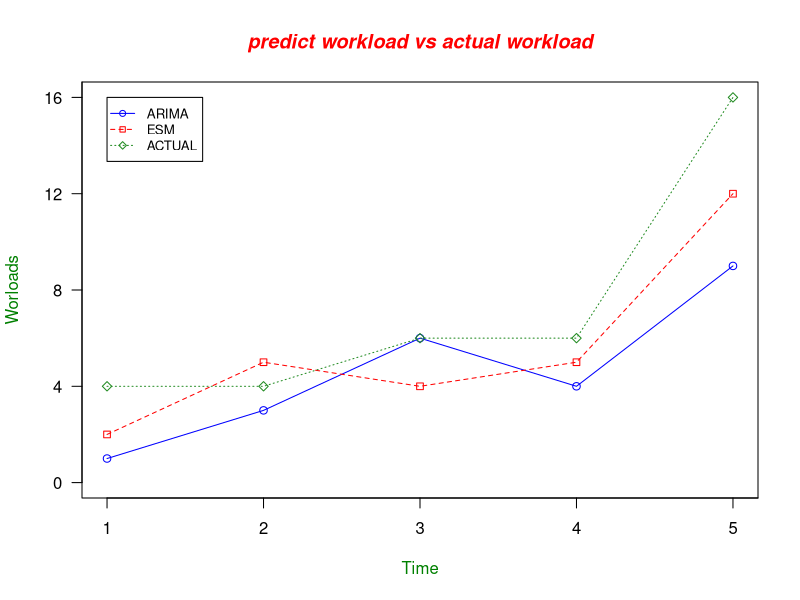

Write the R code that produced this figure.
#!/usr/local/bin/Rscript

# ref:  
# http://www.harding.edu/fmccown/r/
# https://plot.ly/r/line-and-scatter/


setwd("/Users/yuanxu/Developer/autoscale/predict_workloads")

workloads_data <- read.table("data/sample-output.dat", header=T, sep="\t") 

# Compute the largest y value used in the data (or we could
# just use range again)
max_y <- max(workloads_data)

# Define colors to be used for ARIMA, ESM, ACTUAL
plot_colors <- c("blue","red","forestgreen")

# Start PDF device driver to save output to figure.pdf
pdf(file="figure.pdf", bg="white")

# Graph autos using y axis that ranges from 0 to max_y.
# Turn off axes and annotations (axis labels) so we can 
# specify them ourself
plot(workloads_data$ARIMA, type="o", col=plot_colors[1], 
   ylim=c(0,max_y), axes=FALSE, ann=FALSE)

# Make x axis using Mon-Fri labels
# axis(1, at=1:5, lab=c("Mon", "Tue", "Wed", "Thu", "Fri"))
axis(1, at=1:10)

# Make y axis with horizontal labels that display ticks at 
# every 4 marks. 4*0:max_y is equivalent to c(0,4,8,12).
axis(2, las=1, at=4*0:max_y)

# Create box around plot
box()

# Graph ESM with red dashed line and square points
lines(workloads_data$ESM, type="o", pch=22, lty=2, 
   col=plot_colors[2])

# Graph ACTUAL with green dotted line and diamond points
lines(workloads_data$ACTUAL, type="o", pch=23, lty=3, 
   col=plot_colors[3])

# Create a title with a red, bold/italic font
title(main="predict workload vs actual workload", col.main="red", font.main=4)

# Label the x and y axes with dark green text
title(xlab= "Time", col.lab=rgb(0,0.5,0))
title(ylab= "Worloads", col.lab=rgb(0,0.5,0))

# Create a legend at (1, max_y) that is slightly smaller 
# (cex) and uses the same line colors and points used by 
# the actual plots
legend(1, max_y, names(workloads_data), cex=0.8, col=plot_colors, 
   pch=21:23, lty=1:3);
   
# Turn off device driver (to flush output to png)
dev.off()
